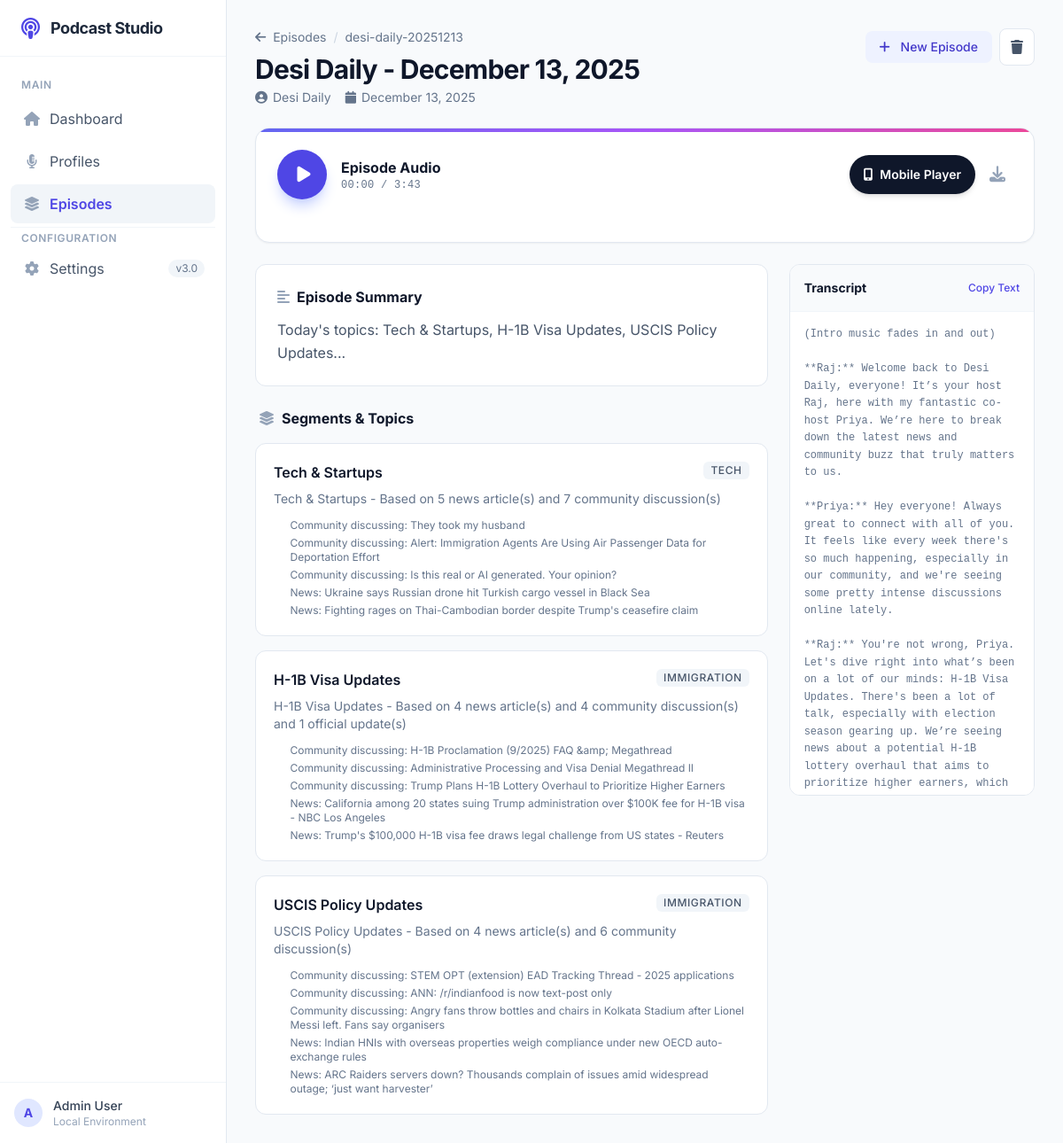
/episodes/1, run on the app's committed database.
### webapp/models.py (models this page shows)
class Episode(Base):
    __tablename__ = 'episodes'
    id = Column(Integer, primary_key=True)
    profile_id = Column(Integer, ForeignKey('podcast_profiles.id'), nullable=False)
    episode_id = Column(String(50), unique=True, nullable=False)  # e.g., dd-20251213
    title = Column(String(200), nullable=False)
    date = Column(DateTime, nullable=False)
    topics_covered = Column(JSON, default=list)  # List of topic titles
    script = Column(Text)  # Full dialogue script
    summary = Column(Text)  # Episode summary
    key_facts = Column(JSON, default=list)  # Key facts mentioned
    topic_embeddings = Column(JSON)  # Vector embeddings for topic continuity
    audio_path = Column(String(500))
    duration_seconds = Column(Integer)
    sources_used = Column(JSON, default=list)
    generation_time_seconds = Column(Float)
    status = Column(String(20), default='draft')  # draft, published, archived
    created_at = Column(DateTime, default=datetime.utcnow)
    published_at = Column(DateTime)
    profile = relationship('PodcastProfile', back_populates='episodes')
    topics = relationship('TopicHistory', back_populates='episode', cascade='all, delete-orphan')
    segments = relationship('Segment', back_populates='episode', cascade='all, delete-orphan')

class PodcastProfile(Base):
    __tablename__ = 'podcast_profiles'
    id = Column(Integer, primary_key=True)
    name = Column(String(100), nullable=False, unique=True)
    description = Column(Text)
    target_audience = Column(Text)
    tone = Column(String(50), default='conversational')  # conversational, formal, casual, educational
    language = Column(String(10), default='en-US')
    target_duration_minutes = Column(Integer, default=10)
    topic_count = Column(Integer, default=5)
    categories = Column(JSON, default=list)  # List of categories to cover
    sources_config = Column(JSON, default=dict)  # Reddit subs, RSS feeds, etc.
    schedule_enabled = Column(Boolean, default=False)  # Whether scheduling is active
    schedule_cron = Column(String(50))  # Cron expression for scheduling
    schedule_hour = Column(Integer, default=6)  # Hour to generate (0-23)
    schedule_minute = Column(Integer, default=0)  # Minute to generate (0-59)
    schedule_days = Column(JSON, default=lambda: ['mon', 'tue', 'wed', 'thu', 'fri', 'sat', 'sun'])  # Days to run
    timezone = Column(String(50), default='America/New_York')
    last_scheduled_run = Column(DateTime)  # Track when last scheduled generation ran
    tts_model = Column(String(100), default='gemini-2.5-flash-preview-tts')
    is_active = Column(Boolean, default=True)
    created_at = Column(DateTime, default=datetime.utcnow)
    updated_at = Column(DateTime, default=datetime.utcnow, onupdate=datetime.utcnow)
    hosts = relationship('Host', back_populates='profile', cascade='all, delete-orphan')
    episodes = relationship('Episode', back_populates='profile', cascade='all, delete-orphan')
    avoided_topics = relationship('TopicAvoidance', back_populates='profile', cascade='all, delete-orphan')
    sources = relationship('ContentSource', back_populates='profile', cascade='all, delete-orphan')
    categories_rel = relationship('Category', secondary='profile_categories', back_populates='profiles')

class TopicHistory(Base):
    __tablename__ = 'topic_history'
    id = Column(Integer, primary_key=True)
    episode_id = Column(Integer, ForeignKey('episodes.id'), nullable=False)
    title = Column(String(200), nullable=False)
    category = Column(String(50))
    summary = Column(Text)
    key_points = Column(JSON, default=list)
    facts_mentioned = Column(JSON, default=list)
    embedding = Column(JSON)  # Vector embedding
    is_ongoing = Column(Boolean, default=False)  # Story continues in future episodes
    follow_up_notes = Column(Text)  # Notes for future coverage
    importance_score = Column(Float, default=0.5)
    discussion_depth = Column(String(20), default='medium')  # brief, medium, deep
    created_at = Column(DateTime, default=datetime.utcnow)
    episode = relationship('Episode', back_populates='topics')

### webapp/app.py (the view)
@app.route('/episodes/<int:episode_id>')
def episode_detail(episode_id):
    db = get_db()
    try:
        episode = db.query(Episode).get(episode_id)
        if not episode:
            flash('Episode not found', 'error')
            return redirect(url_for('episodes_list'))
        profile = db.query(PodcastProfile).get(episode.profile_id)
        topics = db.query(TopicHistory).filter_by(episode_id=episode_id).all()
        return render_template('episodes/detail.html',
            episode=episode,
            profile=profile,
            topics=topics
        )
    finally:
        db.close()

### webapp/app.py (called while the page is built)
def get_db():
    return Session()

### webapp/templates/episodes/detail.html (shortened to what this page needs)
{% extends "base.html" %}
{% block content %}
<div class="max-w-4xl mx-auto space-y-6">
    <div class="flex items-start justify-between">
        <div class="space-y-1">
            <div class="flex items-center space-x-2 text-sm text-slate-500 mb-2">
                <a href="/episodes" class="hover:text-slate-800 transition"><i class="fas fa-arrow-left mr-1"></i>
                    Episodes</a>
                <span class="text-slate-300">/</span>
                <span>{{ episode.episode_id }}</span>
            </div>
            <h1 class="text-3xl font-bold text-slate-900 tracking-tight">{{ episode.title }}</h1>
            <div class="flex items-center text-slate-500 text-sm space-x-4">
                {% if profile %}
                <a href="/profiles/{{ profile.id }}" class="flex items-center hover:text-indigo-600 transition">
                    <i class="fas fa-user-circle mr-1.5"></i> {{ profile.name }}
                </a>
                {% endif %}
                <span class="flex items-center">
                    <i class="fas fa-calendar mr-1.5 "></i> {{ episode.date.strftime('%B %d, %Y') if episode.date else
                    'Unknown date' }}
                </span>
            </div>
        </div>
        <div class="flex items-center gap-2">
            {% if profile %}
            <a href="/profiles/{{ profile.id }}/generate"
                class="bg-indigo-50 text-indigo-700 px-4 py-2 rounded-lg text-sm font-medium hover:bg-indigo-100 transition">
                <i class="fas fa-plus mr-2"></i> New Episode
            </a>
            {% endif %}
            <form method="POST" action="/episodes/{{ episode.id }}/delete" class="inline"
                onsubmit="return confirm('Delete this episode? This cannot be undone.')">
                <button type="submit"
                    class="bg-white border border-slate-200 text-slate-600 px-3 py-2 rounded-lg hover:bg-red-50 hover:text-red-600 hover:border-red-200 transition">
                    <i class="fas fa-trash"></i>
                </button>
            </form>
        </div>
    </div>
    {% if episode.audio_path %}
    <div class="bg-white border border-slate-200 rounded-2xl shadow-sm p-6 relative overflow-hidden">
        <div class="absolute top-0 left-0 w-full h-1 bg-gradient-to-r from-indigo-500 via-purple-500 to-pink-500"></div>
        <div class="flex items-center justify-between mb-6">
            <div class="flex items-center gap-4">
                <button id="playPauseBtn"
                    class="w-14 h-14 bg-indigo-600 text-white rounded-full flex items-center justify-center hover:bg-indigo-700 active:scale-95 transition shadow-lg shadow-indigo-200">
                    <i class="fas fa-play text-xl ml-1"></i>
                </button>
                <div>
                    <h3 class="font-bold text-slate-900">Episode Audio</h3>
                    <p class="text-xs text-slate-500 font-mono tracking-wide" id="timeDisplay">00:00 / {{
                        (episode.duration_seconds // 60) }}:{{ '%02d' % (episode.duration_seconds % 60) if
                        episode.duration_seconds else '00:00' }}</p>
                </div>
            </div>
            <div class="flex gap-2">
                <a href="/player/{{ episode.id }}" target="_blank"
                    class="flex items-center gap-2 bg-slate-900 text-white px-4 py-2 rounded-full text-sm font-semibold hover:bg-slate-700 transition shadow-md">
                    <i class="fas fa-mobile-alt"></i> Mobile Player
                </a>
                <a href="/episodes/{{ episode.id }}/download"
                    class="text-slate-400 hover:text-indigo-600 transition p-2" title="Download Audio">
                    <i class="fas fa-download text-lg"></i>
                </a>
            </div>
        </div>
    </div>
    {% endif %}
    <div class="grid lg:grid-cols-3 gap-6">
        <div class="lg:col-span-2 space-y-6">
            {% if episode.summary %}
            <div class="bg-white border border-slate-200 rounded-xl p-6">
                <h3 class="font-bold text-slate-900 mb-3 flex items-center">
                    <i class="fas fa-align-left text-slate-400 mr-2"></i> Episode Summary
                </h3>
                <p class="text-slate-600 leading-relaxed">{{ episode.summary }}</p>
            </div>
            {% endif %}
            {% if topics %}
            <div class="space-y-4">
                <h3 class="font-bold text-slate-900 flex items-center px-1">
                    <i class="fas fa-layer-group text-slate-400 mr-2"></i> Segments & Topics
                </h3>
                {% for topic in topics %}
                <div class="bg-white border border-slate-200 rounded-xl p-5 hover:border-indigo-200 transition group">
                    <div class="flex items-start justify-between mb-2">
                        <h4 class="font-semibold text-slate-900 group-hover:text-indigo-600 transition">{{ topic.title
                            }}</h4>
                        {% if topic.category %}
                        <span
                            class="px-2 py-0.5 bg-slate-100 text-slate-600 text-xs rounded-md font-medium uppercase tracking-wider">{{
                            topic.category }}</span>
                        {% endif %}
                    </div>
                    {% if topic.summary %}
                    <p class="text-sm text-slate-500 mb-3">{{ topic.summary }}</p>
                    {% endif %}
                    {% if topic.key_points %}
                    <ul class="space-y-1">
                        {% for point in topic.key_points %}
                        <li class="flex items-start text-xs text-slate-500">
                            <span>{{ point }}</span>
                        </li>
                        {% endfor %}
                    </ul>
                    {% endif %}
                </div>
                {% endfor %}
            </div>
            {% endif %}
        </div>
        <div class="space-y-6">
            <div class="bg-white border border-slate-200 rounded-xl overflow-hidden flex flex-col max-h-[600px]">
                <div class="p-4 border-b border-slate-100 bg-slate-50 flex justify-between items-center">
                    <h3 class="font-bold text-slate-900 text-sm">Transcript</h3>
                    <button onclick="copyScript()" class="text-xs text-indigo-600 font-medium hover:underline">
                        Copy Text
                    </button>
                </div>
                <div class="overflow-y-auto p-4 bg-white flex-1 custom-scrollbar">
                    <pre id="scriptText"
                        class="whitespace-pre-wrap text-xs text-slate-500 font-mono leading-relaxed">{{ episode.script or 'Script not available' }}</pre>
                </div>
            </div>
        </div>
    </div>
</div>
{% endblock %}

### webapp/templates/base.html (style rules this page uses)
body { font-family: 'Inter', sans-serif; }

### data on the page
Episode: episode_id "desi-daily-20251213", title "Desi Daily - December 13, 2025", date "December 13, 2025", duration_seconds "3", duration_seconds "43", summary "Today's topics: Tech & Startups, H-1B Visa Updates, USCIS Policy Updates...", script "(Intro music fades in and out) **Raj:** Welcome back to Desi Daily, everyone! It’s your host Raj, here with my fantastic co-host Priya. We’re here to break down the latest news and community buzz that truly matters to us. **Priya:** Hey everyone! Always great to connect with all of you. It feels like every week there's so much happening, especially in our community, and we're seeing some pretty intense discussions online lately. **Raj:** You're not wrong, Priya. Let's dive right into what’s been on a lot of our minds: H-1B Visa Updates. There's been a lot of talk, especially with election season gearing up. We’re seeing news about a potential H-1B lottery overhaul that aims to prioritize…"
PodcastProfile: name "Desi Daily"
TopicHistory: title "Tech & Startups", category "TECH", summary "Tech & Startups - Based on 5 news article(s) and 7 community discussion(s)", key_points "Community discussing: They took my husband" "Community discussing: Alert: Immigration Agents Are Using Air Passenger Data for Deportation Effort" "Community discussing: Is this real or AI generated. Your opinion?" "News: Ukraine says Russian drone hit Turkish cargo vessel in Black Sea" "News: Fighting rages on Thai-Cambodian border despite Trump's ceasefire claim"
TopicHistory: title "H-1B Visa Updates", category "IMMIGRATION", summary "H-1B Visa Updates - Based on 4 news article(s) and 4 community discussion(s) and 1 official update(s)", key_points "Community discussing: H-1B Proclamation (9/2025) FAQ &amp; Megathread" "Community discussing: Administrative Processing and Visa Denial Megathread II" "Community discussing: Trump Plans H-1B Lottery Overhaul to Prioritize Higher Earners" "News: California among 20 states suing Trump administration over $100K fee for H-1B visa - NBC Los Angeles" "News: Trump's $100,000 H-1B visa fee draws legal challenge from US states - Reuters"
TopicHistory: title "USCIS Policy Updates", category "IMMIGRATION", summary "USCIS Policy Updates - Based on 4 news article(s) and 6 community discussion(s)", key_points "Community discussing: STEM OPT (extension) EAD Tracking Thread - 2025 applications" "Community discussing: ANN: /r/indianfood is now text-post only" "Community discussing: Angry fans throw bottles and chairs in Kolkata Stadium after Lionel Messi left. Fans say organisers" "News: Indian HNIs with overseas properties weigh compliance under new OECD auto-exchange rules" "News: ARC Raiders servers down? Thousands complain of issues amid widespread outage; ‘just want harvester’"
